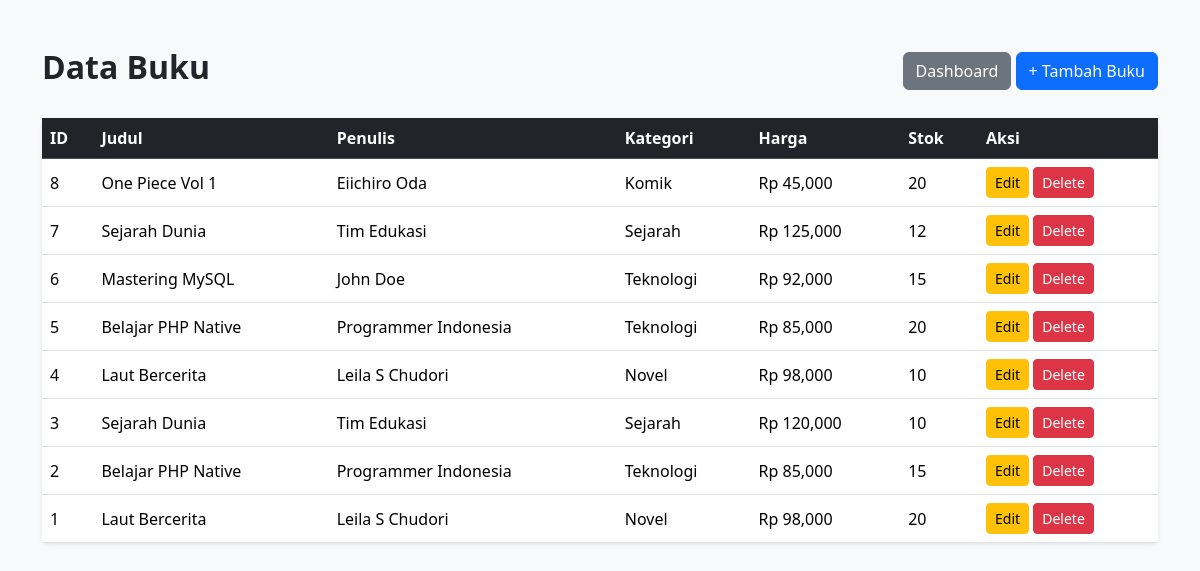
Page /admin/books.php (signed in) on the committed database.
### tables this page shows
CREATE TABLE `buku` (
  `id` int NOT NULL,
  `kategori_id` int DEFAULT NULL,
  `judul` varchar(255) NOT NULL,
  `penulis` varchar(255) DEFAULT NULL,
  `harga` decimal(10,2) DEFAULT NULL,
  `stok` int DEFAULT '0',
  `gambar` varchar(255) DEFAULT NULL,
  `deskripsi` text
);

CREATE TABLE `kategori` (
  `id` int NOT NULL,
  `nama_kategori` varchar(100) NOT NULL
);

### admin/books.php (the view, shortened to what this page needs)
<?php
include '../config/database.php';
$query = mysqli_query(
    $conn,
    "SELECT buku.*, kategori.nama_kategori
    FROM buku
    LEFT JOIN kategori
    ON buku.kategori_id = kategori.id
    ORDER BY buku.id DESC"
);
?>
<!DOCTYPE html>
<html>
<head>
    <link
    href="https://cdn.jsdelivr.net/npm/bootstrap@5.3.3/dist/css/bootstrap.min.css"
    rel="stylesheet">
</head>
<body class="bg-light">
<div class="container py-5">
    <div class="d-flex justify-content-between align-items-center mb-4">
        <h2 class="fw-bold">
            Data Buku
        </h2>
        <div>
            <a href="index.php"
            class="btn btn-secondary">
                Dashboard
            </a>
            <button
            class="btn btn-primary"
            data-bs-toggle="modal"
            data-bs-target="#bookModal">
                + Tambah Buku
            </button>
        </div>
    </div>
    <div class="card shadow-sm border-0">
        <div class="table-responsive">
            <table class="table table-hover align-middle mb-0">
                <thead class="table-dark">
                    <tr>
                        <th>ID</th>
                        <th>Judul</th>
                        <th>Penulis</th>
                        <th>Kategori</th>
                        <th>Harga</th>
                        <th>Stok</th>
                        <th width="180">Aksi</th>
                    </tr>
                </thead>
                <tbody>
                <?php while($book = mysqli_fetch_assoc($query)) : ?>
                <tr>
                    <td><?= $book['id'] ?></td>
                    <td><?= $book['judul'] ?></td>
                    <td><?= $book['penulis'] ?></td>
                    <td><?= $book['nama_kategori'] ?></td>
                    <td>Rp <?= number_format($book['harga']) ?></td>
                    <td><?= $book['stok'] ?></td>
                    <td>
                        <button
                        class="btn btn-warning btn-sm"
                        data-bs-toggle="modal"
                        data-bs-target="#edit<?= $book['id'] ?>">
                            Edit
                        </button>
                        <a
                        href="books.php?delete=<?= $book['id'] ?>"
                        class="btn btn-danger btn-sm"
                        onclick="return confirm('Yakin hapus buku?')">
                            Delete
                        </a>
                    </td>
                </tr>
                <?php endwhile; ?>
                </tbody>
            </table>
        </div>
    </div>
</div>
</body>
</html>

### rows in the picture
buku: id "8", judul "One Piece Vol 1", penulis "Eiichiro Oda", kategori.nama_kategori "Komik", harga "45,000", stok "20"
buku: id "7", judul "Sejarah Dunia", penulis "Tim Edukasi", kategori.nama_kategori "Sejarah", harga "125,000", stok "12"
buku: id "6", judul "Mastering MySQL", penulis "John Doe", kategori.nama_kategori "Teknologi", harga "92,000", stok "15"
buku: id "5", judul "Belajar PHP Native", penulis "Programmer Indonesia", kategori.nama_kategori "Teknologi", harga "85,000", stok "20"
buku: id "4", judul "Laut Bercerita", penulis "Leila S Chudori", kategori.nama_kategori "Novel", harga "98,000", stok "10"
buku: id "3", judul "Sejarah Dunia", penulis "Tim Edukasi", kategori.nama_kategori "Sejarah", harga "120,000", stok "10"
buku: id "2", judul "Belajar PHP Native", penulis "Programmer Indonesia", kategori.nama_kategori "Teknologi", harga "85,000", stok "15"
buku: id "1", judul "Laut Bercerita", penulis "Leila S Chudori", kategori.nama_kategori "Novel", harga "98,000", stok "20"
